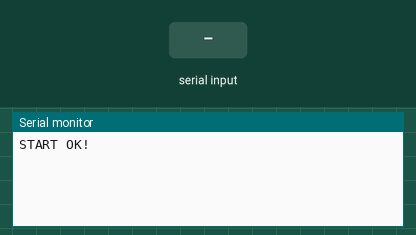
Simulated run of this sketch. Board: Arduino Uno, built with avr-gcc and run on an emulated ATmega328P. Parts: the last lines printed to the serial monitor. The inputs (shaded band) are chosen by the test bench. EEPROM starts erased; no radio packets arrive unless stated.

Above: at 1.2 s.
1.3 s: "freq=433e6" received over Serial
At 2.3 s:
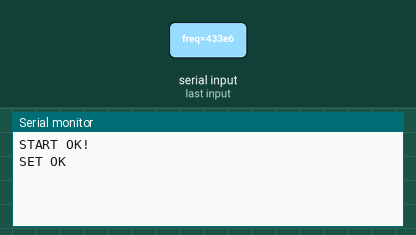
4.3 s: "freq?" received over Serial
At 5.5 s:
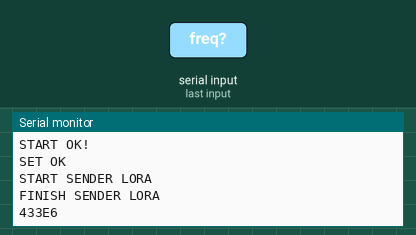
5.8 s: "mac" received over Serial
At 6.0 s:
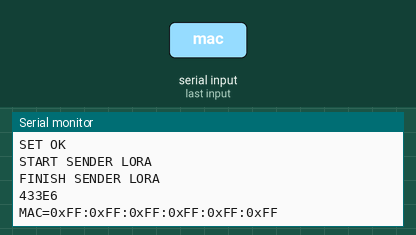
7.3 s: "version" received over Serial
At 7.7 s:
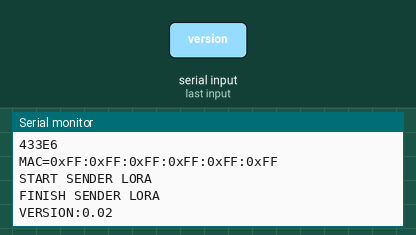
8.8 s: "data?" received over Serial
At 8.99 s:
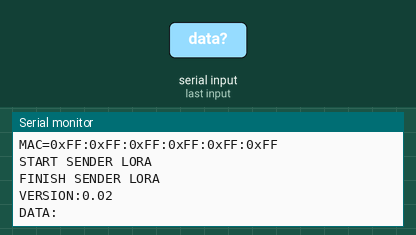
10.3 s: "typedev?" received over Serial
At 10.7 s:
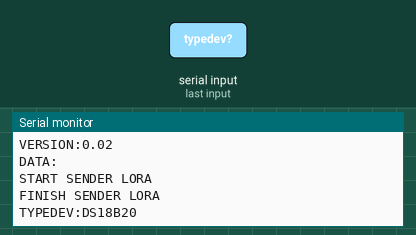

Measured:
- after the input at 1.3 s, the serial monitor: prints a new line after 0.08 s (image 1)
- after the input at 4.3 s, the serial monitor: prints a new line after 0.05 s (image 2)
- after the input at 5.8 s, the serial monitor: prints a new line after 0.09 s (image 3)
- after the input at 7.3 s, the serial monitor: prints a new line after 0.07 s (image 4)
- after the input at 8.8 s, the serial monitor: prints a new line after 0.06 s (image 5)
- after the input at 10.3 s, the serial monitor: prints a new line after 0.09 s (image 6)

The sketch:

LORA_RA_02_SENDER_0_02.ino
```cpp
#include <SPI.h>
#include <LoRa.h>
#include <EEPROM.h>

#define VERSION 0.02
//#define BAUDLORA 433E6 //868E6 //915E6

char MAC[] = {0xff, 0xff, 0xff, 0xff, 0xff, 0xff};
char TYPEDEV[12] = "DS18B20";
char DATA[12];
char Message[64];
char SETOK[] = "SET OK";
char ERROR[] = "ERROR";

byte BAUDLORA;
uint32_t Timer = 0;
uint32_t Timer1 = 0;

void setup()
{
  //EEPROM.begin(512);
  Configuration();
}

void loop() {

  if(millis() - Timer > 50)
  {
    Timer =millis();
    USB();
  }

  if(millis() - Timer1 > 3000)
  {
    Timer1 =millis();
    SendLora();
  }

}

void SendLora()
{
  Serial.println("START SENDER LORA");
  //Просто складывайте в DATA в формате UTF-8
  strcat(Message, MAC);
  strcat(Message, ":");
  strcat(Message, TYPEDEV);
  strcat(Message, ":");
  strcat(Message, DATA);
  //LoRa.beginPacket();
  //LoRa.print(Message);
  //LoRa.endPacket();
  Serial.println("FINISH SENDER LORA");
  for(int  i = 0; i < 64; i++)
  {
    Message[i] = 0x00;
  }
}

void USB()
{
  if(Serial.available() > 0)
  {
    int Buf = Serial.readBytes(Message, 64);
    for(int  i = 0; i < Buf; i++)//Принудительно переводим все в нижний регистр
    {
      if(Message[i]<= 0x5a && Message[i] >= 0x41)
      { //Проверяем большая ли буква
        Message[i] = Message[i] + 32; //Переводим  в нижний  регистр
      }
    }
    if(strncmp(Message, "freq=433e6", 10)==0)
    {
      byte TempBAUDLORA;
      TempBAUDLORA = EEPROM.read(0);
      if(TempBAUDLORA != 0)
      {
        BAUDLORA = 0;
        EEPROM.write(0, BAUDLORA);
      }
      Serial.println(SETOK);
    }
    else if(strncmp(Message, "freq=868e6", 10)==0)
    {
      byte TempBAUDLORA;
      TempBAUDLORA = EEPROM.read(0);
      if(TempBAUDLORA != 1)
      {
        BAUDLORA = 1;
        EEPROM.write(0, BAUDLORA);
      }
      Serial.println(SETOK);
    }
    else if(strncmp(Message, "freq=915e6", 10)==0)
    {
      byte TempBAUDLORA;
      TempBAUDLORA = EEPROM.read(0);
      if(TempBAUDLORA != 2)
      {
        BAUDLORA = 2;
        EEPROM.write(0, BAUDLORA);
      }
      Serial.println(SETOK);
    }
    else if(strncmp(Message, "freq?", 5)==0)
    {
      switch(BAUDLORA)
      {
        case 0:
          Serial.println("433E6");
          break;
        case 1:
          Serial.println("868E6");
          break;
        case 2:
          Serial.println("915E6");
          break;
        default:
          Serial.println("433E6");
          break;
      }
    }
    else if(strncmp(Message, "mac", 3)==0)
    {
      Serial.print("MAC=");
      for(int i = 0; i < 6; i++)
      {
        Serial.print("0x");
        Serial.print((uint8_t)MAC[i], HEX);
        if(i < 5)
        {
        Serial.print(":");
        }
      }
      Serial.println();
    }
    else if(strncmp(Message, "version", 7)==0)
    {
      Serial.print("VERSION:");
      Serial.println(VERSION);
    }
    else if(strncmp(Message, "data?", 5)==0)
    {
      Serial.print("DATA:");
      Serial.println(DATA);
    }
    else if(strncmp(Message, "typedev?", 8)==0)
    {
      Serial.print("TYPEDEV:");
      Serial.println(TYPEDEV);
    }
    else
    {
      Serial.println(ERROR);
    }
  }
}

void Configuration()
{
  Serial.begin(115200);
  Serial.setTimeout(50);
  Serial.println("START OK!");
  while (!Serial);
  BAUDLORA = EEPROM.read(0);
  if(BAUDLORA == 255)
  {
    BAUDLORA = 0;
    EEPROM.write(0, BAUDLORA);
  }
  switch(BAUDLORA)
  {
    case 0:
      LoRa.begin(433E6);
      break;
    case 1:
      LoRa.begin(868E6);
      break;
    case 2:
      LoRa.begin(915E6);
      break;
    default:
      LoRa.begin(433E6);
      break;
  }
}
```
